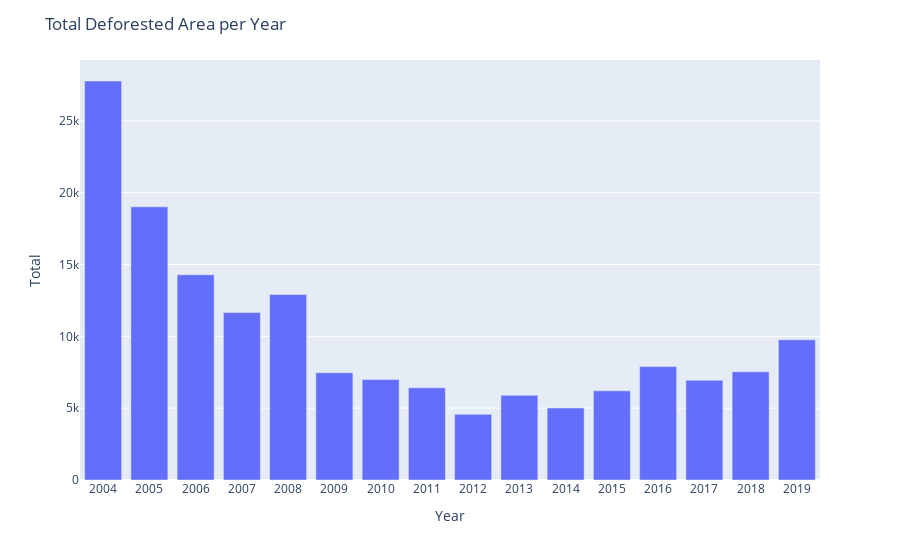

Notebook source saved alongside this figure:
### Markdown cell above
### Total Deforested Area per Year

### Code cell
fig = px.bar(def_amazon_data, x="Year", y="Total")
fig.update_layout(title_text='Total Deforested Area per Year')
fig.update_xaxes(tickmode='linear')
fig.show()

### Figure 1 — Plotly figure (JSON) as saved in the notebook; plotly's stock layout.template omitted (floating-point values rounded to 4 significant figures)
{"data": [{"alignmentgroup": "True", "hovertemplate": "Year=%{x}<br>Total=%{y}<extra></extra>", "legendgroup": "", "marker": {"color": "#636efa", "pattern": {"shape": ""}}, "name": "", "offsetgroup": "", "orientation": "v", "showlegend": false, "textposition": "auto", "type": "bar", "x": [2004, 2005, 2006, 2007, 2008, 2009, 2010, 2011, 2012, 2013, 2014, 2015, 2016, 2017, 2018, 2019], "xaxis": "x", "y": [27772, 19014, 14286, 11651, 12911, 7464, 7000, 6418, 4571, 5891, 5012, 6207, 7893, 6947, 7536, 9762], "yaxis": "y"}], "layout": {"barmode": "relative", "legend": {"tracegroupgap": 0}, "margin": {"t": 60}, "title": {"text": "Total Deforested Area per Year"}, "xaxis": {"anchor": "y", "domain": [0, 1], "tickmode": "linear", "title": {"text": "Year"}}, "yaxis": {"anchor": "x", "domain": [0, 1], "title": {"text": "Total"}}}}
